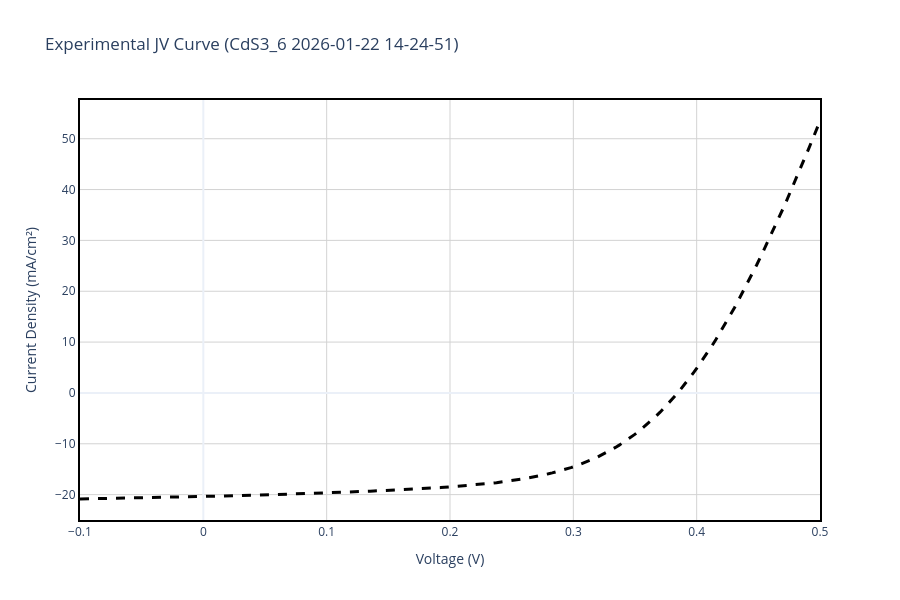

Notebook source saved alongside this figure:
### Markdown cell above
## Section 2: Experimental Data Reading and Visualization

### Background: The J-V Curve
The current density-voltage (J-V) curve is a fundamental characterization of photovoltaic devices. It shows how the current output of a solar cell varies with applied voltage under steady illumination. Key parameters extracted from the J-V curve include:

- **$V_{oc}$ (Open Circuit Voltage)**: Maximum voltage output when no current flows  
- **$J_{sc}$ (Short Circuit Current Density)**: Maximum current when voltage is zero  
- **$FF$ (Fill Factor)**: Ratio of maximum power to the product of $V_{oc}$ and $J_{sc}$  
- **$\eta$ (Power Conversion Efficiency)**: Percentage of incident solar power converted to electrical power

In this section, we read experimental I-V data from the solar simulator measurements and prepare it for comparison with simulations.

### Code cell
# -------------------------------------------------------------
# PLOT 1: READ EXPERIMENTAL DATA & CONVERT TO JV CURVE
# -------------------------------------------------------------

# File paths (Adjust these to match your actual file names in the folder)
exp_file = data_path("CdS3_1", "CdS3_1_IV Graph.xlsx")
results_file = data_path("CdS3_1", "CdS3_1_Results Table.xlsx")

# The specific measurement you want to plot
col_name = "CdS3_6 2026-01-22 14-24-51"

# 1. READ RESULTS TABLE TO CALCULATE EXACT ACTIVE AREA
try:
    results_df = pd.read_excel(results_file, engine='openpyxl')
    
    print(f"📊 Available measurements in Results Table:")
    for i, meas in enumerate(results_df['Measurement'].values):
        print(f"   {i}: {meas}")
    
    # Locate the specific measurement in the Results Table
    target_row = results_df[results_df['Measurement'] == col_name]
    
    if not target_row.empty:
        isc_a = target_row['Isc A'].values[0]
        jsc_ma = target_row['Jsc mA/cm2'].values[0]
        
        # Calculate Active Area: (Isc / Jsc) * 1000
        calculated_area = (isc_a / jsc_ma) * 1000
        print(f"\n✅ Target measurement '{col_name}' found in Results Table.")
        print(f"📐 Dynamically calculated Active Area: {calculated_area:.4f} cm²")
    else:
        print(f"\n⚠️ Measurement '{col_name}' NOT FOUND in Results Table!")
        print(f"   Please update 'col_name' variable to match one of the measurements above.")
        print(f"   Using fallback area: {ACTIVE_AREA_CM2} cm²")
        calculated_area = ACTIVE_AREA_CM2
except Exception as e:
    print(f"❌ Error reading Results Table: {type(e).__name__}: {e}")
    print(f"   Using fallback area: {ACTIVE_AREA_CM2} cm²")
    calculated_area = ACTIVE_AREA_CM2

# 2. READ IV GRAPH & CONVERT TO JV CURVE
exp_df_raw = pd.read_excel(exp_file, header=None)
col_idx = None
for i in range(len(exp_df_raw.columns)):
    if col_name in str(exp_df_raw.iloc[0, i]):
        col_idx = i
        break

if col_idx is None:
    raise ValueError(f"Column '{col_name}' not found in {exp_file}")

# Skip the 1st row (which contains the string headers 'Vmeas' and 'Imeas')
# Row 0: measurement label, Row 1: column type labels, Row 2+: data
v_exp_raw = pd.to_numeric(exp_df_raw.iloc[2:, col_idx], errors='coerce')
i_exp_raw = pd.to_numeric(exp_df_raw.iloc[2:, col_idx + 1], errors='coerce')

# Remove NaN values
valid_mask = pd.notna(v_exp_raw) & pd.notna(i_exp_raw)
v_exp = v_exp_raw[valid_mask].values
i_exp = i_exp_raw[valid_mask].values

# Convert Current (A) to Current Density (mA/cm2) using the dynamically calculated area
j_exp = (i_exp * 1000) / calculated_area

# Invert current if necessary (to match SCAPS typical output or 1st quadrant representation)
if INVERT_EXP_CURRENT:
    j_exp = -j_exp

# Create a clean DataFrame
exp_data = pd.DataFrame({'v(V)': v_exp, 'jtot(mA/cm2)': j_exp}).dropna()

# Apply correction factor to experimental current density from EQE
exp_data['jtot(mA/cm2)'] = exp_data['jtot(mA/cm2)'] * 1.151207

# 3. PLOT EXPERIMENTAL JV CURVE
fig1 = go.Figure()
fig1.add_trace(go.Scatter(
    x=exp_data['v(V)'], 
    y=exp_data['jtot(mA/cm2)'], 
    mode='lines', name='Experimental (Converted to J)', 
    line=dict(color='black', dash='dash', width=3)
))
fig1.update_xaxes(showline=True, linewidth=2, linecolor='black', mirror=True)
fig1.update_yaxes(showline=True, linewidth=2, linecolor='black', mirror=True)
fig1.update_layout(
    title=f"Experimental JV Curve ({col_name})",
    xaxis_title='Voltage (V)',
    yaxis_title='Current Density (mA/cm²)',
    template='plotly_white', width=900, height=600,
    plot_bgcolor='white',
    xaxis=dict(showgrid=True, gridwidth=1, gridcolor='lightgray'),
    yaxis=dict(showgrid=True, gridwidth=1, gridcolor='lightgray')
)
fig1.show()
fig1.write_image(os.path.join(plots_dir, 'Experimental_JV.png'), width=900, height=600)
print(f"✅ Saved Plot 1 to {plots_dir}/Experimental_JV.png")

### Figure 1 — Plotly figure (JSON) as saved in the notebook; plotly's stock layout.template omitted (floating-point values rounded to 4 significant figures; data arrays with more than 128 entries replaced by an {"elided": "..."} marker saying what was removed)
{"data": [{"line": {"color": "black", "dash": "dash", "width": 3}, "mode": "lines", "name": "Experimental (Converted to J)", "type": "scatter", "x": {"elided": "200 float values"}, "y": {"elided": "200 float values"}}], "layout": {"height": 600, "plot_bgcolor": "white", "title": {"text": "Experimental JV Curve (CdS3_6 2026-01-22 14-24-51)"}, "width": 900, "xaxis": {"gridcolor": "lightgray", "gridwidth": 1, "linecolor": "black", "linewidth": 2, "mirror": true, "showgrid": true, "showline": true, "title": {"text": "Voltage (V)"}}, "yaxis": {"gridcolor": "lightgray", "gridwidth": 1, "linecolor": "black", "linewidth": 2, "mirror": true, "showgrid": true, "showline": true, "title": {"text": "Current Density (mA/cm²)"}}}}
